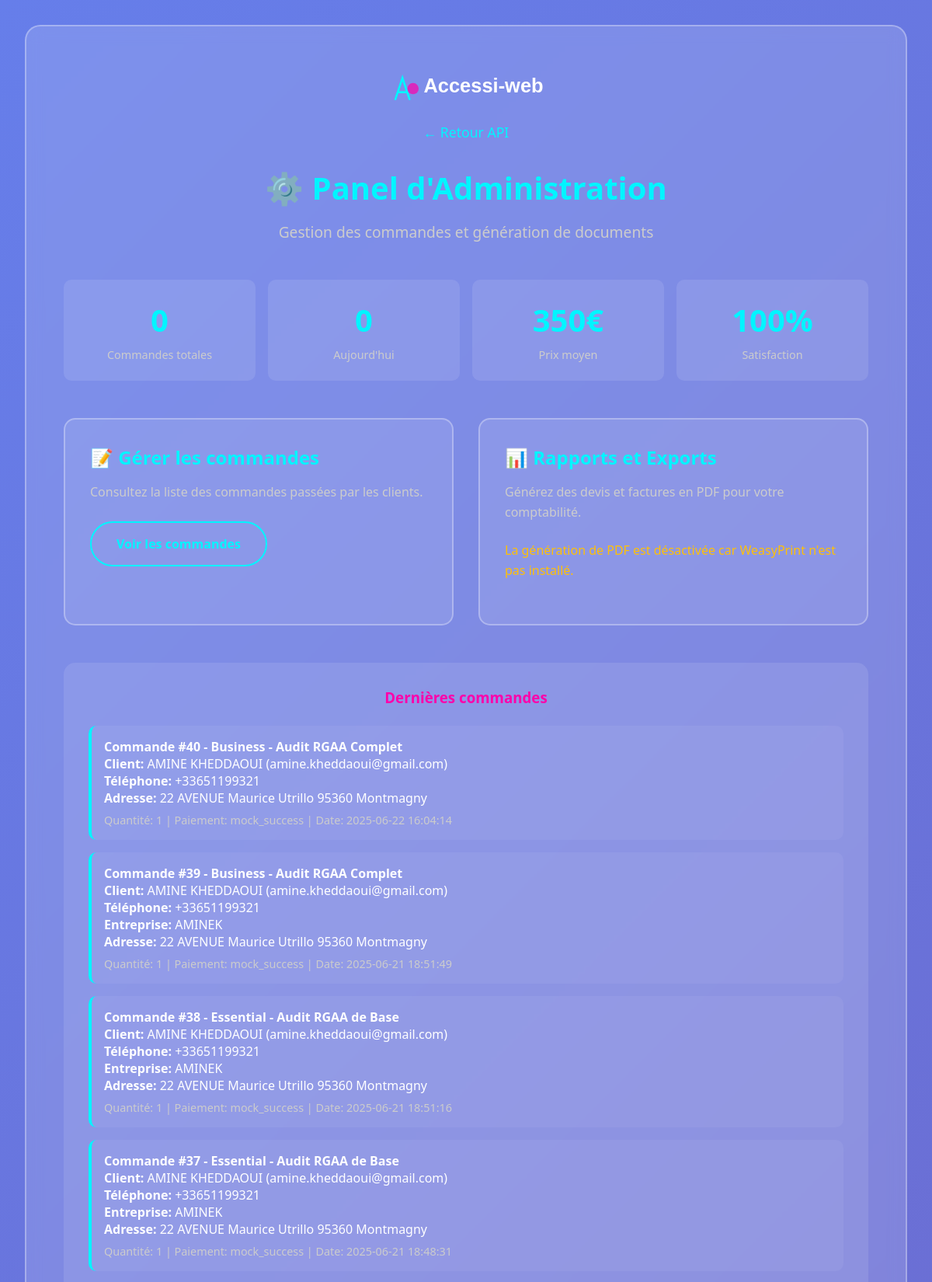
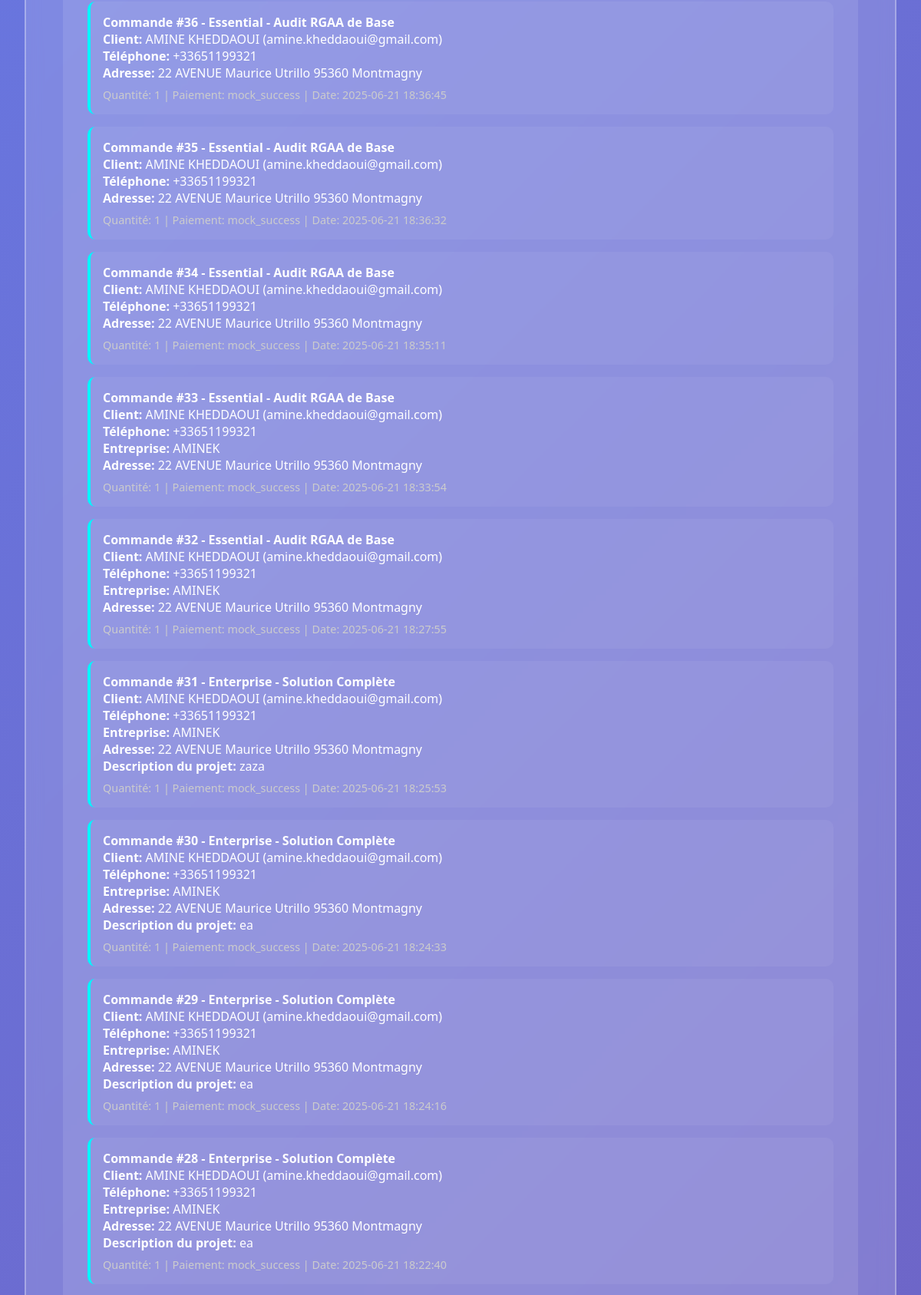
The page /admin (upper part) on the database its author committed (2 pictures, top to bottom).
### tables this page shows
CREATE TABLE orders (
                    id INTEGER PRIMARY KEY AUTOINCREMENT,
                    name TEXT NOT NULL,
                    email TEXT NOT NULL,
                    phone TEXT,
                    company TEXT,
                    shipping_address TEXT NOT NULL,
                    product TEXT NOT NULL,
                    quantity INTEGER NOT NULL,
                    project_description TEXT,
                    deadline TEXT,
                    payment_status TEXT,
                    created_at TIMESTAMP DEFAULT CURRENT_TIMESTAMP
                );

### app.py (the view)
@app.route('/admin')
def admin_panel():
    conn = get_db_connection()
    orders = conn.execute('SELECT * FROM orders ORDER BY id DESC').fetchall()
    conn.close()
    return render_template('admin.html', orders=orders, weasyprint_enabled=WEASYPRINT_ENABLED)

### app.py (called while the page is built)
def get_db_connection():
    conn = sqlite3.connect(app.config['DATABASE'])
    conn.row_factory = sqlite3.Row
    return conn

### templates/admin.html (shortened to what this page needs)
<!DOCTYPE html>
<html lang="fr">
<head>
</head>
<body>
    <div class="container">
        <div class="header">
            <div class="logo">
                <svg width="200" height="55" viewBox="0 0 220 60" xmlns="http://www.w3.org/2000/svg">
                    <text x="50" y="40" font-family="Arial, sans-serif" font-size="28" font-weight="bold"
                        fill="#ffffff">
                        Accessi-web
                    </text>
                </svg>
            </div>
            <a href="/" class="back-link">← Retour API</a>
            <h1>⚙️ Panel d'Administration</h1>
            <p class="subtitle">Gestion des commandes et génération de documents</p>
        </div>
        <div class="stats-grid">
            <div class="stat-card">
                <span class="stat-number" id="total-orders">0</span>
                <div class="stat-label">Commandes totales</div>
            </div>
            <div class="stat-card">
                <span class="stat-number" id="today-orders">0</span>
                <div class="stat-label">Aujourd'hui</div>
            </div>
            <div class="stat-card">
                <span class="stat-number">350€</span>
                <div class="stat-label">Prix moyen</div>
            </div>
            <div class="stat-card">
                <span class="stat-number">100%</span>
                <div class="stat-label">Satisfaction</div>
            </div>
        </div>
        <div class="dashboard-grid">
            <div class="dashboard-card">
                <h3>📝 Gérer les commandes</h3>
                <p>Consultez la liste des commandes passées par les clients.</p>
                <a href="#orders" class="btn secondary">Voir les commandes</a>
            </div>
            <div class="dashboard-card">
                <h3>📊 Rapports et Exports</h3>
                <p>Générez des devis et factures en PDF pour votre comptabilité.</p>
                {% if weasyprint_enabled %}
                    <a href="/admin/generate_quote_pdf" class="btn">Générer un Devis PDF</a>
                    <a href="/admin/generate_invoice_pdf" class="btn" style="margin-top: 10px;">Générer une Facture PDF</a>
                {% else %}
                    <p style="color: #ffc107;">La génération de PDF est désactivée car WeasyPrint n'est pas installé.</p>
                {% endif %}
            </div>
        </div>
        <section class="orders-section" id="orders">
            <h3>Dernières commandes</h3>
            {% if orders %}
                <div class="order-list">
                    {% for order in orders %}
                    <div class="order-item">
                        <h4>Commande #{{ order.id }} - {{ order.product }}</h4>
                        <p><strong>Client:</strong> {{ order.name }} ({{ order.email }})</p>
                        {% if order.phone %}
                            <p><strong>Téléphone:</strong> {{ order.phone }}</p>
                        {% endif %}
                        {% if order.company %}
                            <p><strong>Entreprise:</strong> {{ order.company }}</p>
                        {% endif %}
                        <p><strong>Adresse:</strong> {{ order.shipping_address }}</p>
                        {% if order.project_description %}
                            <p><strong>Description du projet:</strong> {{ order.project_description }}</p>
                        {% endif %}
                        <div class="order-meta">
                            <span>Quantité: {{ order.quantity }}</span> |
                            <span>Paiement: {{ order.payment_status }}</span> |
                            <span>Date: {{ order.created_at }}</span>
                        </div>
                    </div>
                    {% endfor %}
                </div>
            {% else %}
                <div class="empty-state">
                    <p>Aucune commande pour le moment.</p>
                </div>
            {% endif %}
        </section>
    </div>
</body>
</html>

### templates/admin.html (style rules this page uses)
* { margin: 0; padding: 0; box-sizing: border-box; }
body { font-family: 'Segoe UI', Tahoma, Geneva, Verdana, sans-serif; background: linear-gradient(135deg, #667eea 0%, #764ba2 100%); color: white; min-height: 100vh; padding: 2rem; }
.container { max-width: 1200px; margin: 0 auto; background: rgba(255, 255, 255, 0.15); backdrop-filter: blur(10px); border: 2px solid rgba(255, 255, 255, 0.3); border-radius: 20px; padding: 3rem; }
.header { text-align: center; margin-bottom: 3rem; }
.logo svg { max-width: 200px; height: auto; margin-bottom: 1rem; }
h1 { font-size: 2.5rem; margin-bottom: 1rem; color: #00f5ff; }
.subtitle { font-size: 1.2rem; color: #ccc; margin-bottom: 2rem; }
.back-link { display: inline-block; margin-bottom: 2rem; color: #00f5ff; text-decoration: none; font-size: 1.1rem; transition: all 0.3s ease; }
.dashboard-grid { display: grid; grid-template-columns: repeat(auto-fit, minmax(300px, 1fr)); gap: 2rem; margin: 3rem 0; }
.dashboard-card { background: rgba(255, 255, 255, 0.1); border: 2px solid rgba(255, 255, 255, 0.3); border-radius: 15px; padding: 2rem; transition: all 0.3s ease; }
.dashboard-card h3 { color: #00f5ff; margin-bottom: 1rem; font-size: 1.5rem; }
.dashboard-card p { color: #ccc; margin-bottom: 1.5rem; line-height: 1.6; }
.btn { background: linear-gradient(45deg, #00f5ff, #ff00aa); border: none; border-radius: 50px; padding: 1rem 2rem; color: white; font-size: 1rem; font-weight: bold; cursor: pointer; transition: all 0.3s ease; text-decoration: none; display: inline-block; min-height: 44px; text-align: center; }
.btn.secondary { background: transparent; border: 2px solid #00f5ff; color: #00f5ff; }
.stats-grid { display: grid; grid-template-columns: repeat(auto-fit, minmax(200px, 1fr)); gap: 1rem; margin: 2rem 0; }
.stat-card { background: rgba(255, 255, 255, 0.1); border-radius: 10px; padding: 1.5rem; text-align: center; }
.stat-number { font-size: 2.5rem; font-weight: bold; color: #00f5ff; display: block; }
.stat-label { font-size: 0.9rem; color: #ccc; margin-top: 0.5rem; }
.orders-section { background: rgba(255, 255, 255, 0.1); border-radius: 15px; padding: 2rem; margin: 2rem 0; }
.orders-section h3 { color: #ff00aa; margin-bottom: 1.5rem; text-align: center; }
.order-item { background: rgba(255, 255, 255, 0.05); border-radius: 10px; padding: 1rem; margin: 1rem 0; border-left: 4px solid #00f5ff; }
.order-meta { font-size: 0.9rem; color: #ccc; margin-top: 0.5rem; }

### rows shown on the page
orders: id "40", product "Business - Audit RGAA Complet", name "AMINE KHEDDAOUI", email "amine.kheddaoui@gmail.com", phone "+33651199321", shipping_address "22 AVENUE Maurice Utrillo 95360 Montmagny", quantity "1", payment_status "mock_success", created_at "2025-06-22 16:04:14"
orders: id "39", product "Business - Audit RGAA Complet", name "AMINE KHEDDAOUI", email "amine.kheddaoui@gmail.com", phone "+33651199321", company "AMINEK", shipping_address "22 AVENUE Maurice Utrillo 95360 Montmagny", quantity "1", payment_status "mock_success", created_at "2025-06-21 18:51:49"
orders: id "38", product "Essential - Audit RGAA de Base", name "AMINE KHEDDAOUI", email "amine.kheddaoui@gmail.com", phone "+33651199321", company "AMINEK", shipping_address "22 AVENUE Maurice Utrillo 95360 Montmagny", quantity "1", payment_status "mock_success", created_at "2025-06-21 18:51:16"
orders: id "37", product "Essential - Audit RGAA de Base", name "AMINE KHEDDAOUI", email "amine.kheddaoui@gmail.com", phone "+33651199321", company "AMINEK", shipping_address "22 AVENUE Maurice Utrillo 95360 Montmagny", quantity "1", payment_status "mock_success", created_at "2025-06-21 18:48:31"
orders: id "36", product "Essential - Audit RGAA de Base", name "AMINE KHEDDAOUI", email "amine.kheddaoui@gmail.com", phone "+33651199321", shipping_address "22 AVENUE Maurice Utrillo 95360 Montmagny", quantity "1", payment_status "mock_success", created_at "2025-06-21 18:36:45"
orders: id "35", product "Essential - Audit RGAA de Base", name "AMINE KHEDDAOUI", email "amine.kheddaoui@gmail.com", phone "+33651199321", shipping_address "22 AVENUE Maurice Utrillo 95360 Montmagny", quantity "1", payment_status "mock_success", created_at "2025-06-21 18:36:32"
orders: id "34", product "Essential - Audit RGAA de Base", name "AMINE KHEDDAOUI", email "amine.kheddaoui@gmail.com", phone "+33651199321", shipping_address "22 AVENUE Maurice Utrillo 95360 Montmagny", quantity "1", payment_status "mock_success", created_at "2025-06-21 18:35:11"
orders: id "33", product "Essential - Audit RGAA de Base", name "AMINE KHEDDAOUI", email "amine.kheddaoui@gmail.com", phone "+33651199321", company "AMINEK", shipping_address "22 AVENUE Maurice Utrillo 95360 Montmagny", quantity "1", payment_status "mock_success", created_at "2025-06-21 18:33:54"
orders: id "32", product "Essential - Audit RGAA de Base", name "AMINE KHEDDAOUI", email "amine.kheddaoui@gmail.com", phone "+33651199321", company "AMINEK", shipping_address "22 AVENUE Maurice Utrillo 95360 Montmagny", quantity "1", payment_status "mock_success", created_at "2025-06-21 18:27:55"
orders: id "31", product "Enterprise - Solution Complète", name "AMINE KHEDDAOUI", email "amine.kheddaoui@gmail.com", phone "+33651199321", company "AMINEK", shipping_address "22 AVENUE Maurice Utrillo 95360 Montmagny", project_description "zaza", quantity "1", payment_status "mock_success", created_at "2025-06-21 18:25:53"
orders: id "30", product "Enterprise - Solution Complète", name "AMINE KHEDDAOUI", email "amine.kheddaoui@gmail.com", phone "+33651199321", company "AMINEK", shipping_address "22 AVENUE Maurice Utrillo 95360 Montmagny", project_description "ea", quantity "1", payment_status "mock_success", created_at "2025-06-21 18:24:33"
orders: id "29", product "Enterprise - Solution Complète", name "AMINE KHEDDAOUI", email "amine.kheddaoui@gmail.com", phone "+33651199321", company "AMINEK", shipping_address "22 AVENUE Maurice Utrillo 95360 Montmagny", project_description "ea", quantity "1", payment_status "mock_success", created_at "2025-06-21 18:24:16"
orders: id "28", product "Enterprise - Solution Complète", name "AMINE KHEDDAOUI", email "amine.kheddaoui@gmail.com", phone "+33651199321", company "AMINEK", shipping_address "22 AVENUE Maurice Utrillo 95360 Montmagny", project_description "ea", quantity "1", payment_status "mock_success", created_at "2025-06-21 18:22:40"
